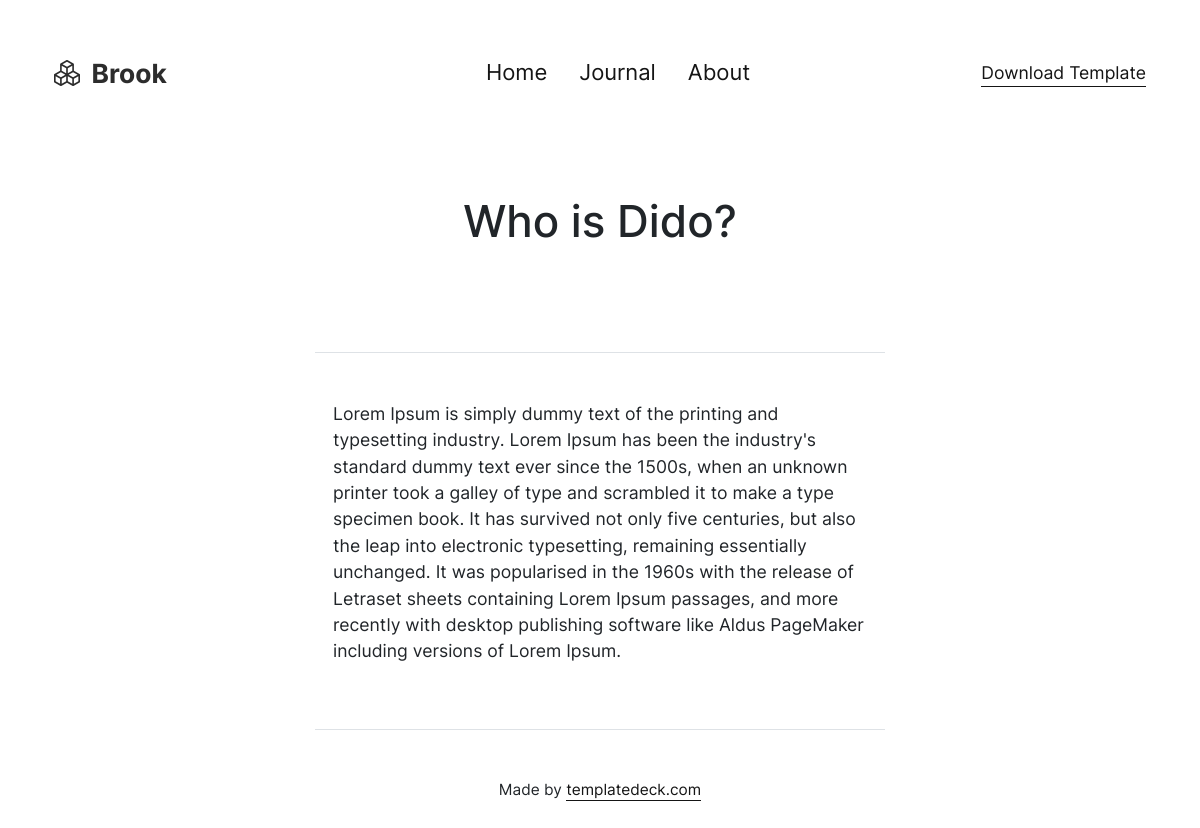
The page /about/ on the database its author committed.
### diary/models.py (models this page shows, shortened)
class About(models.Model):
    title = models.CharField(max_length=255)
    content = RichTextUploadingField()
    class Meta:
        verbose_name = 'About Me'
        verbose_name_plural = 'About Me'

### diary/views.py (the view)
# urls.py: path('about/', AboutPage.as_view(), name='about'),
class AboutPage(DetailView):
    model = About
    template_name = 'about.html'
    context_object_name = 'about'
    def get_object(self, queryset=None):
        if queryset is None:
            queryset = self.get_queryset()
        return queryset.first()

### templates/about.html (shortened to what this page needs)
{% load static %}
<!doctype html>
<html class="h-100" lang="en">
  <head>
  <link rel="stylesheet" href="{% static './css/theme.css' %}">
  </head>
  <body data-bs-spy="scroll" data-bs-target="#navScroll">
    <nav id="navScroll" class="navbar navbar-expand-lg navbar-light py-vh-3 pb-0 px-vw-5" tabindex="0">
  <div class="container-fluid">
    <a class="navbar-brand pe-4 fs-4" href="/">
  <span class="ms-1 mt-1 fw-bolder me-5">Brook</span>
</a>
    <div class="collapse navbar-collapse" id="navbarSupportedContent">
      <ul class="navbar-nav mx-auto mb-2 mb-lg-0">
      <li class="nav-item">
    <a class="nav-link fs-5" href="index.html" aria-label="The Blog Archive">
      Home
    </a>
  </li>
<li class="nav-item">
    <a class="nav-link fs-5" href="blog.html" aria-label="The Blog Archive">
      Journal
    </a>
  </li>
  <li class="nav-item">
      <a class="nav-link fs-5" href="about.html" aria-label="The Blog Archive">
        About
      </a>
    </li>
    </ul>
      <a href="https://templatedeck.com" aria-label="Download this template" class="fs-6 link-fancy">
        Download Template
      </a>
    </div>
</div>
</nav>
    <main>
      <div class="container">
  <div class="row d-flex justify-content-center">
    <div class="col-12 text-center py-vh-5">
      <h1>{{ about.title }}</h1>
    </div>
    <div class="col-11 col-lg-10 col-xl-6 border-bottom border-top py-vh-3">
      <div class="row">
          {{ about.content|safe }}
      </div>
    </div>
  </div>
</div>
    </main>
    <footer>
  <div class="container text-center small py-vh-3">Made by
    <a href="https://templatedeck.com" class="link-fancy" target="_blank">templatedeck.com</a>
  </div>
</footer>
  </body>
</html>

### rows shown on the page
About: title "Who is Dido?", content "Lorem Ipsum is simply dummy text of the printing and typesetting industry. Lorem Ipsum has been the industry's standard dummy text ever since the 1500s, when an unknown printer took a galley of type and scrambled it to make a type specimen book. It has survived not only five centuries, but also the leap into electronic typesetting, remaining essentially unchanged. It was popularised in the 1960s with the release of Letraset sheets containing Lorem Ipsum passages, and more recently with desktop publishing software like Aldus PageMaker including versions of Lorem Ipsum."
